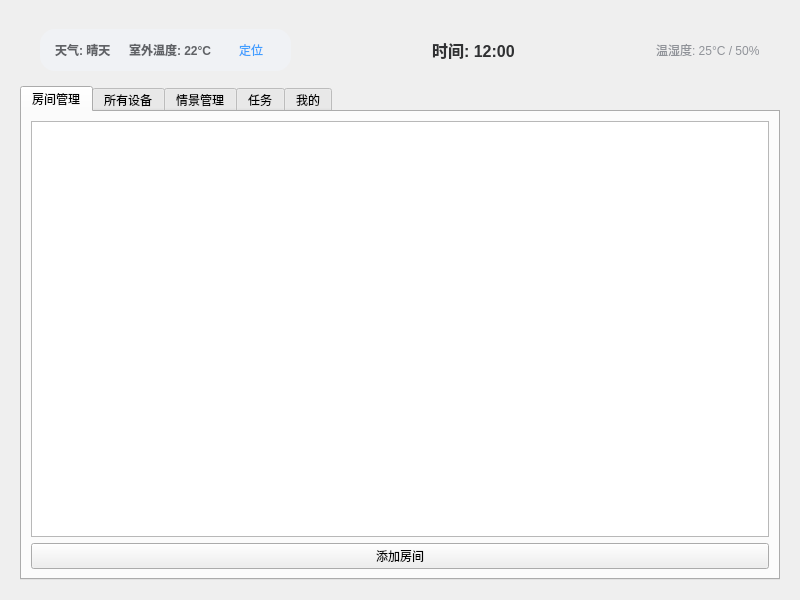
<?xml version="1.0" encoding="UTF-8"?>
<ui version="4.0">
 <class>Widget</class>
 <widget class="QWidget" name="Widget">
  <property name="geometry">
   <rect>
    <x>0</x>
    <y>0</y>
    <width>800</width>
    <height>600</height>
   </rect>
  </property>
  <property name="windowTitle">
   <string>HomeMind</string>
  </property>
  <layout class="QVBoxLayout" name="verticalLayout">
   <item>
    <widget class="QWidget" name="mainContainer">
     <layout class="QVBoxLayout" name="containerLayout">
      <item>
       <widget class="QWidget" name="statusBarWidget" native="true">
        <property name="minimumSize">
         <size>
          <width>0</width>
          <height>60</height>
         </size>
        </property>
        <layout class="QHBoxLayout" name="statusBarLayout">
         <property name="leftMargin">
          <number>20</number>
         </property>
         <property name="rightMargin">
          <number>20</number>
         </property>
         <item>
          <widget class="QWidget" name="weatherContainer" native="true">
           <property name="styleSheet">
            <string>background-color: #f0f2f5; border-radius: 15px;</string>
           </property>
           <layout class="QHBoxLayout" name="weatherLayout">
            <property name="spacing">
             <number>5</number>
            </property>
            <property name="leftMargin">
             <number>15</number>
            </property>
            <property name="topMargin">
             <number>0</number>
            </property>
            <property name="rightMargin">
             <number>10</number>
            </property>
            <property name="bottomMargin">
             <number>0</number>
            </property>
            <item>
             <widget class="QLabel" name="weatherLabel">
              <property name="text">
               <string>天气: 晴天</string>
              </property>
              <property name="styleSheet">
               <string>font-weight: bold; color: #606266;</string>
              </property>
             </widget>
            </item>
            <item>
             <widget class="QLabel" name="outdoorTempLabel">
              <property name="text">
               <string>室外温度: 22°C</string>
              </property>
              <property name="styleSheet">
               <string>font-weight: bold; color: #606266; margin-left: 10px;</string>
              </property>
             </widget>
            </item>
            <item>
             <widget class="QPushButton" name="locationButton">
              <property name="minimumSize">
               <size>
                <width>60</width>
                <height>30</height>
               </size>
              </property>
              <property name="text">
               <string>定位</string>
              </property>
              <property name="styleSheet">
               <string>background-color: transparent; color: #409eff; font-weight: normal; padding: 0;</string>
              </property>
             </widget>
            </item>
           </layout>
          </widget>
         </item>
         <item>
          <spacer name="horizontalSpacer">
           <property name="orientation">
            <enum>Qt::Horizontal</enum>
           </property>
           <property name="sizeHint" stdset="0">
            <size>
             <width>40</width>
             <height>20</height>
            </size>
           </property>
          </spacer>
         </item>
         <item>
          <widget class="QLabel" name="timeLabel">
           <property name="text">
            <string>时间: 12:00</string>
           </property>
           <property name="styleSheet">
            <string>font-size: 16px; font-weight: bold; color: #303133;</string>
           </property>
          </widget>
         </item>
         <item>
          <spacer name="horizontalSpacer_2">
           <property name="orientation">
            <enum>Qt::Horizontal</enum>
           </property>
           <property name="sizeHint" stdset="0">
            <size>
             <width>40</width>
             <height>20</height>
            </size>
           </property>
          </spacer>
         </item>
         <item>
          <widget class="QLabel" name="tempHumidityLabel">
           <property name="text">
            <string>温湿度: 25°C / 50%</string>
           </property>
           <property name="styleSheet">
            <string>color: #909399;</string>
           </property>
          </widget>
         </item>
        </layout>
       </widget>
      </item>
      <item>
       <widget class="QTabWidget" name="mainTabWidget">
        <property name="currentIndex">
         <number>0</number>
        </property>
        <widget class="QWidget" name="roomTab">
         <attribute name="title">
          <string>房间管理</string>
         </attribute>
         <layout class="QVBoxLayout" name="roomLayout">
          <item>
           <widget class="QListWidget" name="roomListWidget">
            <property name="iconSize">
             <size>
              <width>40</width>
              <height>40</height>
             </size>
            </property>
            <property name="movement">
             <enum>QListView::Static</enum>
            </property>
            <property name="flow">
             <enum>QListView::LeftToRight</enum>
            </property>
            <property name="wrapping">
             <bool>true</bool>
            </property>
            <property name="resizeMode">
             <enum>QListView::Adjust</enum>
            </property>
            <property name="layoutMode">
             <enum>QListView::Batched</enum>
            </property>
            <property name="spacing">
             <number>20</number>
            </property>
           </widget>
          </item>
          <item>
           <widget class="QPushButton" name="addRoomButton">
            <property name="text">
             <string>添加房间</string>
            </property>
           </widget>
          </item>
         </layout>
        </widget>
        <widget class="QWidget" name="deviceTab">
         <attribute name="title">
          <string>所有设备</string>
         </attribute>
         <layout class="QVBoxLayout" name="deviceLayout">
          <item>
           <widget class="QListWidget" name="allDevicesListWidget">
            <property name="iconSize">
             <size>
              <width>40</width>
              <height>40</height>
             </size>
            </property>
           </widget>
          </item>
         </layout>
        </widget>
        <widget class="QWidget" name="sceneTab">
         <attribute name="title">
          <string>情景管理</string>
         </attribute>
         <layout class="QVBoxLayout" name="sceneLayout">
          <item>
           <widget class="QListWidget" name="sceneListWidget">
            <property name="iconSize">
             <size>
              <width>40</width>
              <height>40</height>
             </size>
            </property>
           </widget>
          </item>
          <item>
           <widget class="QPushButton" name="addSceneButton">
            <property name="text">
             <string>添加情景</string>
            </property>
           </widget>
          </item>
         </layout>
        </widget>
        <widget class="QWidget" name="taskTab">
         <attribute name="title">
          <string>任务</string>
         </attribute>
         <layout class="QVBoxLayout" name="taskLayout">
          <item>
           <widget class="QListWidget" name="taskListWidget">
           </widget>
          </item>
          <item>
           <widget class="QPushButton" name="addTaskButton">
            <property name="minimumSize">
             <size>
              <width>0</width>
              <height>40</height>
             </size>
            </property>
            <property name="text">
             <string>+ 添加自动化任务</string>
            </property>
           </widget>
          </item>
         </layout>
        </widget>
        <widget class="QWidget" name="accountTab">
         <attribute name="title">
          <string>我的</string>
         </attribute>
         <layout class="QVBoxLayout" name="accountLayout">
          <item>
           <widget class="QGroupBox" name="securityGroupBox">
            <property name="title">
             <string>安全</string>
            </property>
            <layout class="QVBoxLayout" name="verticalLayout_2">
             <item>
              <widget class="QPushButton" name="changePasswordButton">
               <property name="text">
                <string>修改密码</string>
               </property>
              </widget>
             </item>
             <item>
              <widget class="QPushButton" name="bindPhoneButton">
               <property name="text">
                <string>绑定手机号</string>
               </property>
              </widget>
             </item>
            </layout>
           </widget>
          </item>
          <item>
           <widget class="QPushButton" name="userManagementButton">
            <property name="text">
             <string>用户管理</string>
            </property>
           </widget>
          </item>
          <item>
           <widget class="QPushButton" name="checkUpdateButton">
            <property name="text">
             <string>检查更新</string>
            </property>
           </widget>
          </item>
          <item>
           <widget class="QPushButton" name="logoutButton">
            <property name="text">
             <string>退出登录</string>
            </property>
           </widget>
          </item>
          <item>
           <widget class="QLabel" name="usernameLabel">
            <property name="text">
             <string>当前登录: </string>
            </property>
           </widget>
          </item>
         </layout>
        </widget>
       </widget>
      </item>
     </layout>
    </widget>
   </item>
  </layout>
 </widget>
 <resources/>
 <connections/>
</ui>
